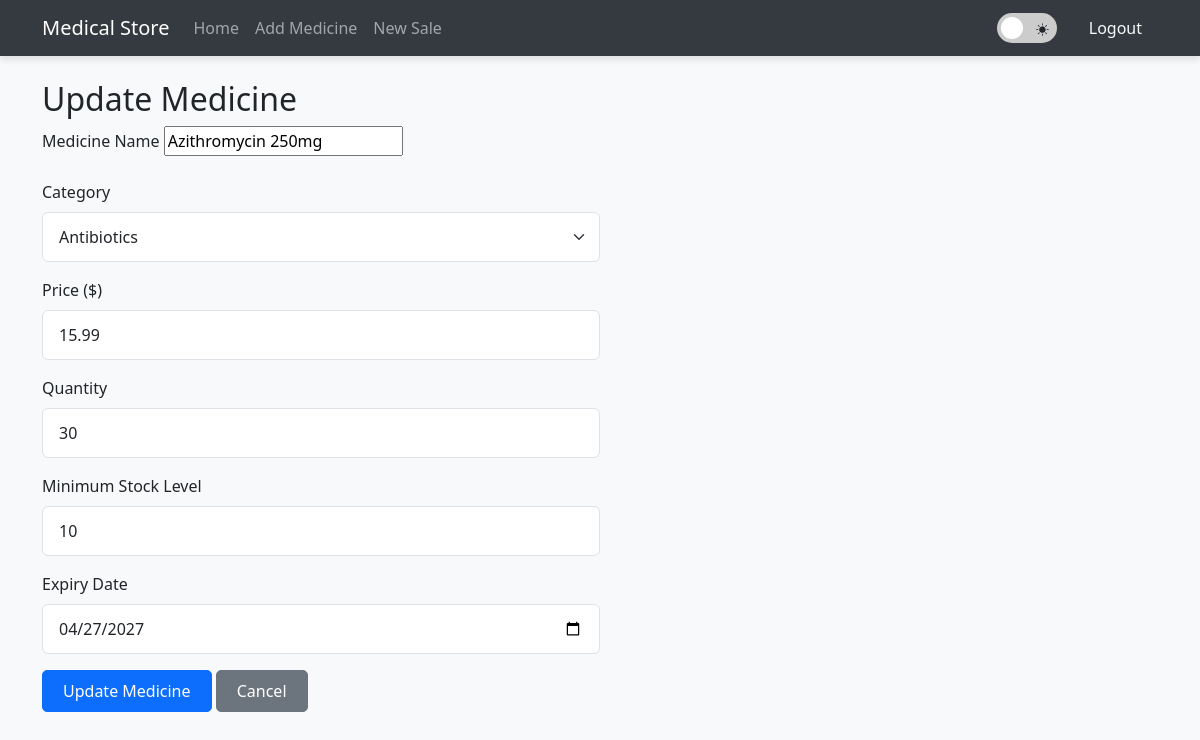
Screenshot of /update_medicine/2 (signed in) with the database file from the repository.
### app.py (models this page shows, shortened)
class Medicine(db.Model):
    id = db.Column(db.Integer, primary_key=True)
    name = db.Column(db.String(100), nullable=False)
    category = db.Column(db.String(50), nullable=False)
    price = db.Column(db.Float, nullable=False)
    quantity = db.Column(db.Integer, nullable=False)
    min_stock_level = db.Column(db.Integer, default=10)
    expiry_date = db.Column(db.Date, nullable=False)
    created_at = db.Column(db.DateTime, default=datetime.utcnow)
    updated_at = db.Column(db.DateTime, default=datetime.utcnow, onupdate=datetime.utcnow)

### app.py (the view, shortened to what this page needs)
@app.route('/update_medicine/<int:id>', methods=['GET', 'POST'])
@login_required
def update_medicine(id):
    if current_user.role != 'pharmacist':
        flash('Access denied: Pharmacists only', 'error')
        return redirect(url_for('index'))
    medicine = Medicine.query.get_or_404(id)
    return render_template('update_medicine.html', medicine=medicine, MEDICINE_CATEGORIES=MEDICINE_CATEGORIES)

### app.py (called while the page is built)
@login_manager.user_loader
def load_user(user_id):
    return User.query.get(int(user_id))

@app.before_request
def auto_check_stock():
    global last_check
    if (datetime.now() - last_check).total_seconds() > 3600:  # 3600 seconds = 1 hour
        if request.endpoint in ['index', 'stock_levels', 'inventory_status_report']:
            check_stock_and_notify()
            last_check = datetime.now()

@app.context_processor
def inject_medicines():
    if current_user.is_authenticated:
        if current_user.role == 'store_manager':
            check_stock_and_notify()
        medicines = Medicine.query.all()
        low_stock_count = 0
        out_of_stock_count = 0
        for medicine in medicines:
            if medicine.quantity <= 0:
                out_of_stock_count += 1
            elif medicine.quantity < medicine.min_stock_level:
                low_stock_count += 1
        return {
            'medicines': medicines,
            'low_stock_count': low_stock_count,
            'out_of_stock_count': out_of_stock_count,
            'notification_count': low_stock_count + out_of_stock_count
        }
    return {'medicines': [], 'low_stock_count': 0, 'out_of_stock_count': 0, 'notification_count': 0}

    @property
    def role(self):
        return self.user_type

### templates/update_medicine.html
{% extends 'base.html' %}
{% block content %}
<h2>Update Medicine</h2>
<form method="POST" class="col-md-6">
    <div class="mb-3">
        <label for="name" class="form-label">Medicine Name</label>
        <input type="text" class="form-label" id="name" name="name" value="{{ medicine.name }}" required>
    </div>
    <div class="mb-3">
        <label for="category" class="form-label">Category</label>
        <select class="form-select" id="category" name="category" required>
            {% for category in MEDICINE_CATEGORIES %}
                <option value="{{ category }}" {% if category == medicine.category %}selected{% endif %}>{{ category }}</option>
            {% endfor %}
        </select>
    </div>
    <div class="mb-3">
        <label for="price" class="form-label">Price ($)</label>
        <input type="number" step="0.01" class="form-control" id="price" name="price" value="{{ medicine.price }}" required>
    </div>
    <div class="mb-3">
        <label for="quantity" class="form-label">Quantity</label>
        <input type="number" class="form-control" id="quantity" name="quantity" value="{{ medicine.quantity }}" required>
    </div>
    <div class="mb-3">
        <label for="min_stock_level" class="form-label">Minimum Stock Level</label>
        <input type="number" class="form-control" id="min_stock_level" name="min_stock_level" value="{{ medicine.min_stock_level }}" required>
    </div>
    <div class="mb-3">
        <label for="expiry_date" class="form-label">Expiry Date</label>
        <input type="date" class="form-control" id="expiry_date" name="expiry_date" value="{{ medicine.expiry_date.strftime('%Y-%m-%d') }}" required>
    </div>
    <button type="submit" class="btn btn-primary">Update Medicine</button>
    <a href="{{ url_for('index') }}" class="btn btn-secondary">Cancel</a>
</form>
{% endblock %}

### templates/base.html (style rules this page uses)
:root { --bg-main: #f8f9fa; --bg-card: #ffffff; --text-color: #212529; --border-color: #dee2e6; --nav-bg: #343a40; --link-color: #007bff; --hover-bg: #f0f0f0; --transition: all 0.3s ease; --shadow: 0 4px 6px rgba(0, 0, 0, 0.1); --chart-grid: rgba(0, 0, 0, 0.1); }
body { background-color: var(--bg-main); color: var(--text-color); transition: var(--transition); }
.btn { transition: all 0.3s ease; border-radius: 5px; padding: 0.5rem 1.25rem; }
.form-control, .form-select { border-radius: 6px; border: 1px solid var(--border-color); background-color: var(--bg-card); color: var(--text-color); transition: var(--transition); padding: 0.75rem 1rem; }

### rows the page displays
Medicine: name "Azithromycin 250mg", category "Antibiotics", price "15.99", quantity "30", min_stock_level "10", expiry_date "04/27/2027"
